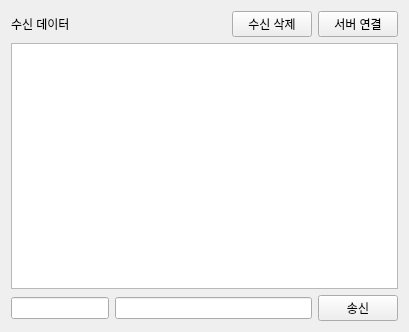
<?xml version="1.0" encoding="UTF-8"?>
<ui version="4.0">
 <class>Tab2SocketClient</class>
 <widget class="QWidget" name="Tab2SocketClient">
  <property name="geometry">
   <rect>
    <x>0</x>
    <y>0</y>
    <width>409</width>
    <height>332</height>
   </rect>
  </property>
  <property name="windowTitle">
   <string>Form</string>
  </property>
  <layout class="QVBoxLayout" name="verticalLayout_3">
   <item>
    <layout class="QVBoxLayout" name="verticalLayout">
     <item>
      <layout class="QHBoxLayout" name="horizontalLayout" stretch="6,2,2">
       <item>
        <widget class="QLabel" name="label">
         <property name="text">
          <string>수신 데이터</string>
         </property>
        </widget>
       </item>
       <item>
        <widget class="QPushButton" name="pPBrecvDataClear">
         <property name="text">
          <string>수신 삭제</string>
         </property>
        </widget>
       </item>
       <item>
        <widget class="QPushButton" name="pPBserverConnect">
         <property name="text">
          <string>서버 연결</string>
         </property>
         <property name="checkable">
          <bool>true</bool>
         </property>
        </widget>
       </item>
      </layout>
     </item>
     <item>
      <widget class="QTextEdit" name="pTErecvData"/>
     </item>
     <item>
      <layout class="QHBoxLayout" name="horizontalLayout_2" stretch="3,6,1">
       <item>
        <widget class="QLineEdit" name="pLErecvId"/>
       </item>
       <item>
        <widget class="QLineEdit" name="pLEsendData"/>
       </item>
       <item>
        <widget class="QPushButton" name="pPBSend">
         <property name="text">
          <string>송신</string>
         </property>
        </widget>
       </item>
      </layout>
     </item>
    </layout>
   </item>
  </layout>
 </widget>
 <resources/>
 <connections>
  <connection>
   <sender>pLEsendData</sender>
   <signal>returnPressed()</signal>
   <receiver>pPBSend</receiver>
   <slot>click()</slot>
   <hints>
    <hint type="sourcelabel">
     <x>205</x>
     <y>273</y>
    </hint>
    <hint type="destinationlabel">
     <x>335</x>
     <y>277</y>
    </hint>
   </hints>
  </connection>
 </connections>
</ui>
